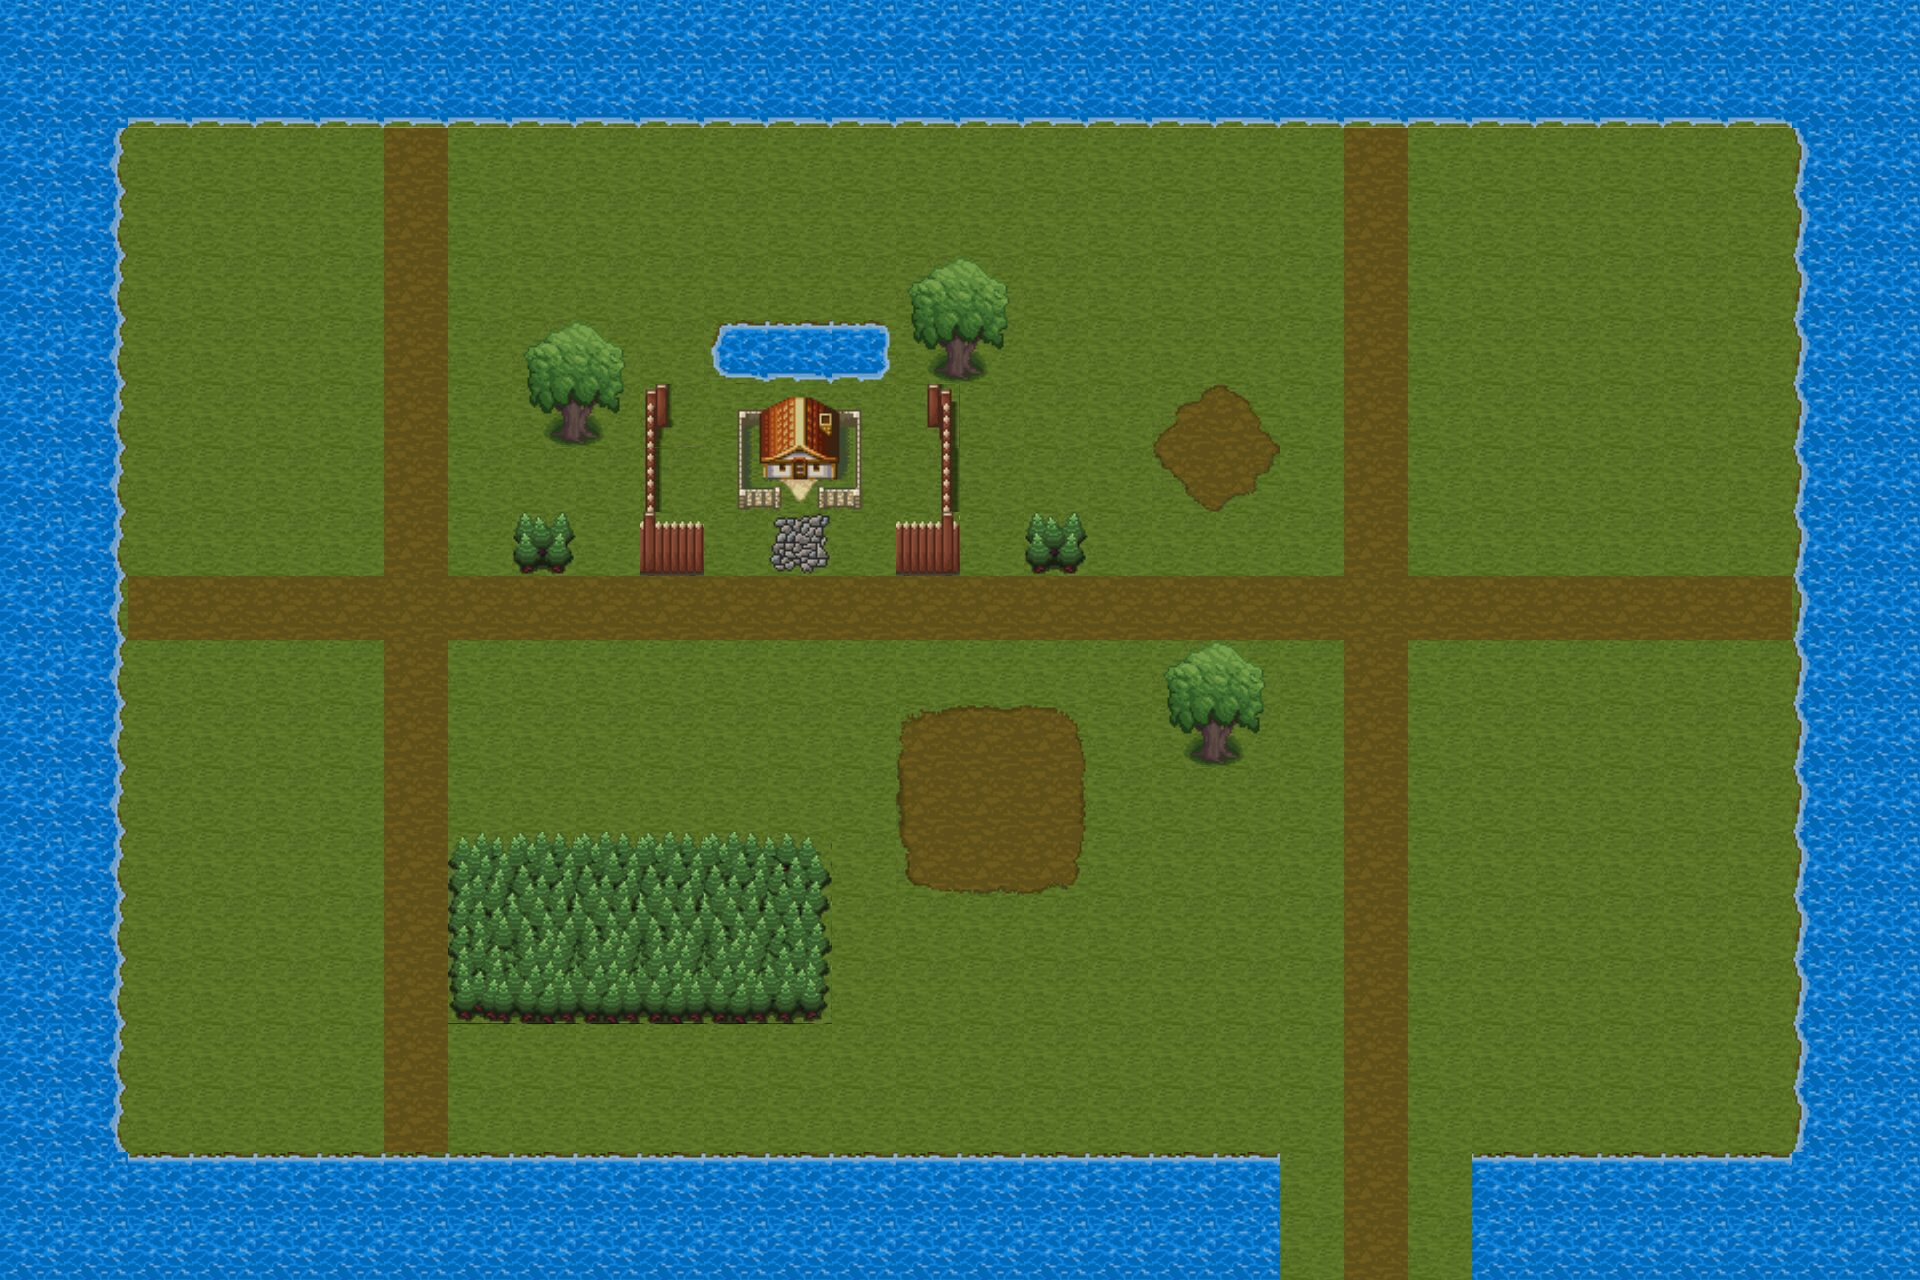

Tiled map render using the project's own tile images. Description and the whole map definition, tile-layer contents included, below:
An orthogonal 30x20 tile map with 64x64 px tiles, 2 tile layers (Tile Layer 1, Tile Layer 2), 2 tilesets and 6 objects (door-forest, spawn-forest-entrance, door-portal, spawn-house, door-house, ...).

<map version="1.9" tiledversion="1.9.2" orientation="orthogonal" renderorder="right-down" width="30" height="20" tilewidth="64" tileheight="64" infinite="0" nextlayerid="4" nextobjectid="12">
 <tileset firstgid="1" source="outsideTiles.tsx" />
 <tileset firstgid="11" source="Outdoor.tsx" />
 <layer id="1" name="Tile Layer 1" width="30" height="20">
  <data encoding="csv">
177,177,177,177,177,177,177,177,177,177,177,177,177,177,177,177,177,177,177,177,177,177,177,177,177,177,177,177,177,177,
177,177,187,187,187,187,187,187,187,187,187,187,187,187,187,187,187,187,187,187,187,187,187,187,187,187,187,187,177,177,
177,178,11,11,11,11,47,11,11,11,11,11,11,11,11,11,11,11,11,11,11,47,11,11,11,11,11,11,176,177,
177,178,11,11,11,11,47,11,11,11,11,11,11,11,11,11,11,11,11,11,11,47,11,11,11,11,11,11,176,177,
177,178,11,11,11,11,47,11,11,11,11,11,11,11,106,107,11,11,11,11,11,47,11,11,11,11,11,11,176,177,
177,178,11,11,11,11,47,11,11,11,11,11,11,11,116,117,11,11,11,11,11,47,11,11,11,11,11,11,176,177,
177,178,11,11,11,11,47,11,11,11,11,108,109,110,11,11,11,11,49,50,11,47,11,11,11,11,11,11,176,177,
177,178,11,11,11,11,47,11,11,11,11,118,119,120,11,11,11,11,59,60,11,47,11,11,11,11,11,11,176,177,
177,178,11,11,11,11,47,11,21,11,11,11,66,11,11,11,21,11,11,11,11,47,11,11,11,11,11,11,176,177,
177,178,47,47,47,47,47,47,47,47,47,47,47,47,47,47,47,47,47,47,47,47,47,47,47,47,47,47,176,177,
177,178,11,11,11,11,47,11,11,11,11,11,11,11,11,11,11,11,106,107,11,47,11,11,11,11,11,11,176,177,
177,178,11,11,11,11,47,11,11,11,11,11,11,11,36,37,38,11,116,117,11,47,11,11,11,11,11,11,176,177,
177,178,11,11,11,11,47,11,11,11,11,11,11,11,46,47,48,11,11,11,11,47,11,11,11,11,11,11,176,177,
177,178,11,11,11,11,47,31,32,32,32,32,33,11,56,57,58,11,11,11,11,47,11,11,11,11,11,11,176,177,
177,178,11,11,11,11,47,41,42,42,42,42,43,11,11,11,11,11,11,11,11,47,11,11,11,11,11,11,176,177,
177,178,11,11,11,11,47,51,52,52,52,52,53,11,11,11,11,11,11,11,11,47,11,11,11,11,11,11,176,177,
177,178,11,11,11,11,47,11,11,11,11,11,11,11,11,11,11,11,11,11,11,47,11,11,11,11,11,11,176,177,
177,178,11,11,11,11,47,11,11,11,11,11,11,11,11,11,11,11,11,11,11,47,11,11,11,11,11,11,176,177,
177,177,167,167,167,167,167,167,167,167,167,167,167,167,167,167,167,167,167,167,11,47,11,167,167,167,167,167,177,177,
177,177,177,177,177,177,177,177,177,177,177,177,177,177,177,177,177,177,177,177,11,47,11,177,177,177,177,177,177,177
</data>
 </layer>
 <layer id="3" name="Tile Layer 2" width="30" height="20">
  <data encoding="csv">
0,0,0,0,0,0,0,0,0,0,0,0,0,0,0,0,0,0,0,0,0,0,0,0,0,0,0,0,0,0,
0,0,0,0,0,0,0,0,0,0,0,0,0,0,0,0,0,0,0,0,0,0,0,0,0,0,0,0,0,0,
0,0,0,0,0,0,0,0,0,0,0,0,0,0,0,0,0,0,0,0,0,0,0,0,0,0,0,0,0,0,
0,0,0,0,0,0,0,0,0,0,0,0,0,0,0,0,0,0,0,0,0,0,0,0,0,0,0,0,0,0,
0,0,0,0,0,0,0,0,0,0,0,0,0,0,0,0,0,0,0,0,0,0,0,0,0,0,0,0,0,0,
0,0,0,0,0,0,0,0,106,107,0,157,170,158,0,0,0,0,0,0,0,0,0,0,0,0,0,0,0,0,
0,0,0,0,0,0,0,0,116,117,143,0,0,0,145,0,0,0,0,0,0,0,0,0,0,0,0,0,0,0,
0,0,0,0,0,0,0,0,0,0,74,0,0,0,75,0,0,0,0,0,0,0,0,0,0,0,0,0,0,0,
0,0,0,0,0,0,0,0,0,0,102,0,0,0,103,0,0,0,0,0,0,0,0,0,0,0,0,0,0,0,
0,0,0,0,0,0,0,0,0,0,0,0,0,0,0,0,0,0,0,0,0,0,0,0,0,0,0,0,0,0,
0,0,0,0,0,0,0,0,0,0,0,0,0,0,0,0,0,0,0,0,0,0,0,0,0,0,0,0,0,0,
0,0,0,0,0,0,0,0,0,0,0,0,0,0,0,0,0,0,0,0,0,0,0,0,0,0,0,0,0,0,
0,0,0,0,0,0,0,0,0,0,0,0,0,0,0,0,0,0,0,0,0,0,0,0,0,0,0,0,0,0,
0,0,0,0,0,0,0,0,0,0,0,0,0,0,0,0,0,0,0,0,0,0,0,0,0,0,0,0,0,0,
0,0,0,0,0,0,0,0,0,0,0,0,0,0,0,0,0,0,0,0,0,0,0,0,0,0,0,0,0,0,
0,0,0,0,0,0,0,0,0,0,0,0,0,0,0,0,0,0,0,0,0,0,0,0,0,0,0,0,0,0,
0,0,0,0,0,0,0,0,0,0,0,0,0,0,0,0,0,0,0,0,0,0,0,0,0,0,0,0,0,0,
0,0,0,0,0,0,0,0,0,0,0,0,0,0,0,0,0,0,0,0,0,0,0,0,0,0,0,0,0,0,
0,0,0,0,0,0,0,0,0,0,0,0,0,0,0,0,0,0,0,0,0,0,0,0,0,0,0,0,0,0,
0,0,0,0,0,0,0,0,0,0,0,0,0,0,0,0,0,0,0,0,0,0,0,0,0,0,0,0,0,0
</data>
 </layer>
 <objectgroup id="2" name="Triggers">
  <object id="5" name="door-forest" gid="10" x="1285.21" y="1284.91" width="185.333" height="32">
   <properties>
    <property name="targetMap" value="forest" />
    <property name="targetSpawnPoint" value="entrance" />
    <property name="type" value="door" />
   </properties>
  </object>
  <object id="7" name="spawn-forest-entrance" gid="10" x="1344.99" y="1199.97" width="64" height="64">
   <properties>
    <property name="name" value="forest-entrance" />
    <property name="type" value="spawn" />
   </properties>
  </object>
  <object id="8" name="door-portal" gid="10" x="772.471" y="318.865" width="64" height="64">
   <properties>
    <property name="targetMap" value="town" />
    <property name="targetSpawnPoint" value="portal" />
    <property name="type" value="door" />
   </properties>
  </object>
  <object id="9" name="spawn-house" gid="10" x="763.651" y="644.26" width="64" height="64">
   <properties>
    <property name="name" value="house" />
    <property name="type" value="spawn" />
   </properties>
  </object>
  <object id="10" name="door-house" gid="10" x="765.667" y="479" width="64" height="32">
   <properties>
    <property name="targetMap" value="house" />
    <property name="targetSpawnPoint" value="entrance" />
    <property name="type" value="door" />
   </properties>
  </object>
  <object id="11" name="spawn-portal" gid="10" x="977.333" y="838.667" width="64" height="64">
   <properties>
    <property name="name" value="portal" />
    <property name="type" value="spawn" />
   </properties>
  </object>
 </objectgroup>
</map>
